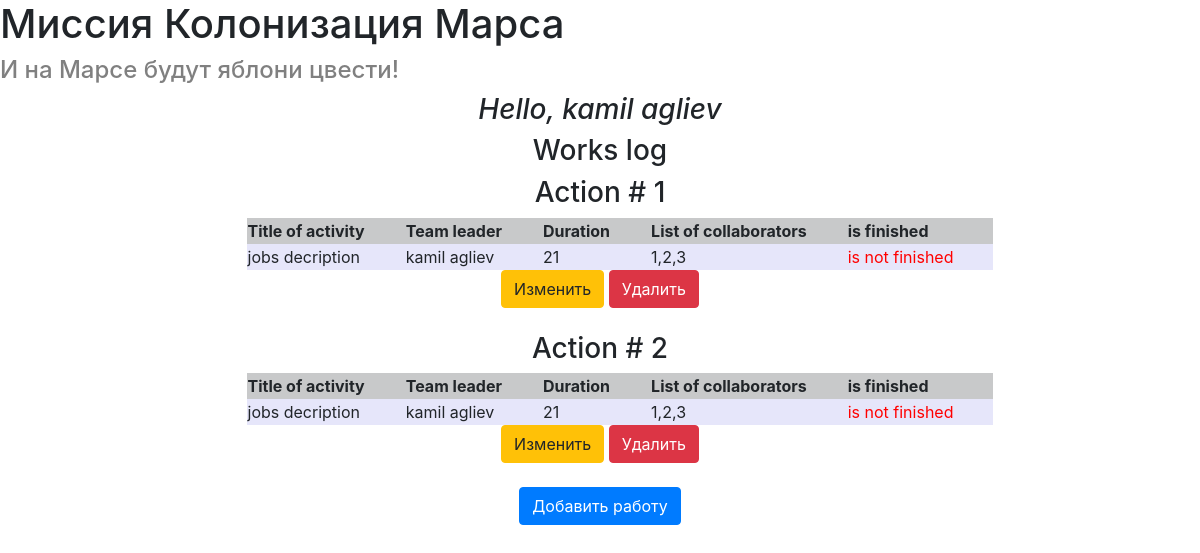
The page /page (signed in) on the database as committed earlier.
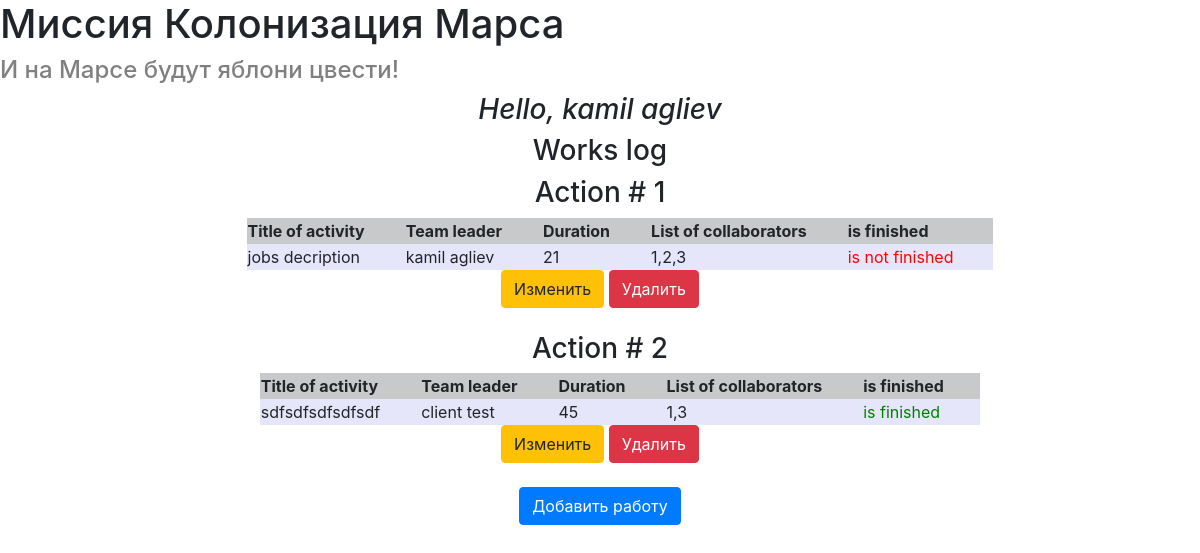
The same page on the database as committed later.
### data/users.py (models this page shows, shortened)
class User(SqlAlchemyBase, UserMixin, SerializerMixin):
    __tablename__ = 'users'
    id = sqlalchemy.Column(sqlalchemy.Integer,
                           primary_key=True, autoincrement=True)
    email = sqlalchemy.Column(sqlalchemy.String, unique=True)
    name = sqlalchemy.Column(sqlalchemy.String)
    surname = sqlalchemy.Column(sqlalchemy.String)
    password = sqlalchemy.Column(sqlalchemy.String)
    hashed_password = sqlalchemy.Column(sqlalchemy.String, nullable=True)
    jobs = orm.relation("Jobs", back_populates='user')

### data/jobs.py (models this page shows)
class Jobs(SqlAlchemyBase, SerializerMixin):
    __tablename__ = 'jobs'
    id = sqlalchemy.Column(sqlalchemy.Integer,
                           primary_key=True, autoincrement=True)
    team_leader = sqlalchemy.Column(sqlalchemy.Integer,
                                    sqlalchemy.ForeignKey("users.id"))
    user = orm.relation('User')
    job = sqlalchemy.Column(sqlalchemy.String)
    work_size = sqlalchemy.Column(sqlalchemy.Integer)
    collaborators = sqlalchemy.Column(sqlalchemy.String)
    start_date = sqlalchemy.Column(sqlalchemy.String)
    end_date = sqlalchemy.Column(sqlalchemy.String)
    is_finished = sqlalchemy.Column(sqlalchemy.Boolean)
    creator = sqlalchemy.Column(sqlalchemy.Integer)

### server.py (the view)
@app.route('/page')
def page():
    s = db_session.create_session()
    jobs = s.query(Jobs).all()
    users_jobs = []
    for job in jobs:
        if str(current_user.id) in job.collaborators.split(
                ',') or job.team_leader == current_user.id:
            job.user = s.query(User).filter(User.id == job.team_leader).first()
            users_jobs.append(job)
    return render_template('page.html', title='myPage', jobs=users_jobs)

### data/db_session.py (called while the page is built)
def create_session() -> Session:
    global __factory
    return __factory()

### server.py (called while the page is built)
@login_manager.user_loader
def load_user(user_id):
    s = db_session.create_session()
    return s.query(User).get(user_id)

### templates/page.html
{% extends "base.html" %}
{% block content %}
<center>
    <h3><em>Hello, {{current_user.name}} {{current_user.surname}}</em></h3>
    <h3>Works log</h3>
    {% for job in jobs%}
    <h3>Action # {{loop.index}}</h3>
    <table style="margin-left:40px;">
        <tr bgcolor="#C8C9CA">
            <th style="padding-right: 40px;">Title of activity</th>
            <th style="padding-right: 40px;">Team leader</th>
            <th style="padding-right: 40px;">Duration</th>
            <th style="padding-right: 40px;">List of collaborators</th>
            <th>is finished</th>
        </tr>
        <tr bgcolor="#E6E6FA">
            <td style="padding-right: 40px;">{{job.job}}</td>
            <td style="padding-right: 40px;">{{job.user.name}} {{job.user.surname}}</td>
            <td style="padding-right: 40px;">{{job.work_size}}</td>
            <td style="padding-right: 40px;">{{job.collaborators}}</td>
            {%if job.is_finished%}
            <td style="padding-right: 40px;color: green;">is finished</td>
            {%else%}
            <td style="padding-right: 40px;color: red;">is not finished</td>
            {%endif%}
        </tr>
    </table>
    {% if current_user.is_authenticated %}
    <div>
        <a href="/job/{{ job.id }}" class="btn btn-warning">Изменить</a>
        <a href="/job_delete/{{ job.id }}" class="btn btn-danger">Удалить</a>
    </div>
{% endif %}
    <br>
{% endfor %}
    <a class="btn btn-primary " href="/add_job">Добавить работу</a>
</center>
{% endblock %}

### templates/base.html (shortened to what this page needs)
<!DOCTYPE html>
<html lang="ru">
<head>
    <link rel="stylesheet"
          href="https://stackpath.bootstrapcdn.com/bootstrap/4.4.1/css/bootstrap.min.css"
>
    <link rel="stylesheet" type="text/css" href="/static/css/style.css"/>
</head>
<body>
<h1>Миссия Колонизация Марса</h1>
<h4>И на Марсе будут яблони цвести!</h4>
{% block content %}
{% endblock %}
</body>
</html>

### static/css/style.css (style rules this page uses)
tr { bgcolor: grey; }
h4 { color: grey; }

Rows that differ between the two databases and show on the page:
removed Jobs: job "jobs decription", user.name "kamil", user.surname "agliev", work_size "21", collaborators "1,2,3", is_finished "is not finished"
added Jobs: job "sdfsdfsdfsdfsdf", user.name "client", user.surname "test", work_size "45", collaborators "1,3", is_finished "is finished"
